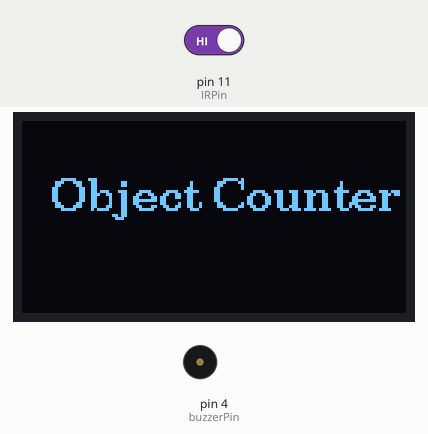
The sketch below on a simulated Arduino Uno, built with avr-gcc and run on an emulated ATmega328P. Shown: 128×64 one-colour display, buzzer (waves = sounding, pin HIGH). The test bench sets the inputs (shaded band); at power-on: pin 11 (IRPin) HIGH. What the sketch prints to the serial monitor is not drawn.

Above: at 0.1 s.
At 4.3 s:
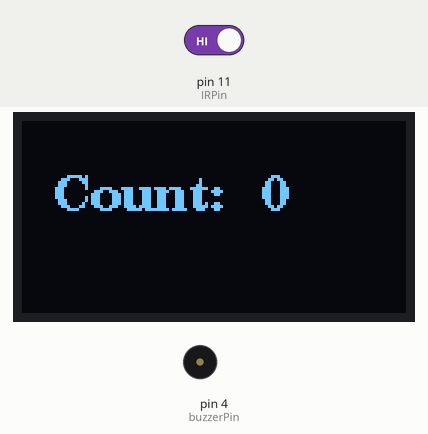
4.4 s: pin 11 (IRPin) driven LOW
At 5.5 s:
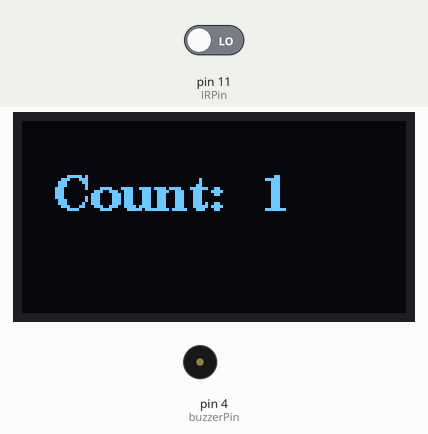
Timing chart, 0 to 7.4 s (numbered marks = the images above; inputs shaded):
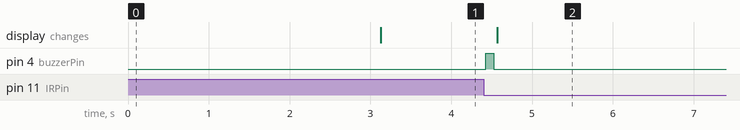

The sketch:

Experiment_no_3.ino
```cpp
#include <Wire.h>
#include <U8g2lib.h>

// IR Sensor and Buzzer Pin Configuration
const int IRPin = 11;
const int buzzerPin = 4;

int n = 0;
int oldValue = 1;

// Initialize OLED
U8G2_SSD1306_128X64_NONAME_F_SW_I2C u8g2(U8G2_R0, SCL, SDA, U8X8_PIN_NONE);

void setup() {
  pinMode(IRPin, INPUT);
  pinMode(buzzerPin, OUTPUT);

  Serial.begin(9600);

  u8g2.begin();
  u8g2.clearBuffer();
  u8g2.setFont(u8g2_font_ncenB10_tr);
  u8g2.drawStr(10, 30, "Object Counter");
  u8g2.sendBuffer();
  delay(3000);
  updateDisplay();
}

void loop() {
  if (digitalRead(IRPin) == 0 && oldValue == 1) {
    oldValue = 0;
    n++; // Increase count

    Serial.print(F("Count: "));
    Serial.println(n);

    digitalWrite(buzzerPin, HIGH);
    delay(100);
    digitalWrite(buzzerPin, LOW);

    updateDisplay();
  }
  else if (digitalRead(IRPin) == 1 && oldValue == 0) {
    oldValue = 1;
  }

  delay(100);
}

void updateDisplay() {
  u8g2.clearBuffer();
  u8g2.setFont(u8g2_font_ncenB12_tr);
  u8g2.drawStr(10, 30, "Count:  ");

  char countStr[6];
  sprintf(countStr, "%d", n); // Convert number to string
  u8g2.drawStr(80, 30, countStr);

  u8g2.sendBuffer();
}
```

Measured:
- after the input at 4.4 s, pin 4 (buzzerPin): LOW → HIGH at once, → LOW 0.10 s later; the display: changes after 0.17 s (image 2)
